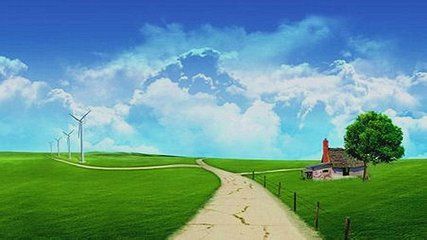
#> input picture Python_opencv/images/demo.jpg, 427 x 240 px
$ python tutorial_9_histogram.py
#> lines starting #> are read from the running program, lines starting #| are printed output that depends on the picture
#!/usr/bin/python
# -*- coding: utf-8 -*-
# Author = 'IReverser'
"""
    plot simple image histogram
"""
import cv2 as cv
import numpy as np
from matplotlib import pyplot as plt


def plot(image):
    plt.hist(image.ravel(), 256, [0, 256])
    plt.show("histogram")


def image_hist(image):
    # h, w, c = image.shape
    color = ('blue', 'green', 'red')
    for i, color in enumerate(color):
        hist = cv.calcHist([image], [i], None, [256], [0, 256])
        plt.plot(hist, color=color)
        plt.xlim([0, 256])
    plt.show()


print("--------------Hello Python ------------")
src = cv.imread("./images/demo.jpg")
#> src is the input picture: shape (240, 427, 3); mean B, G, R 146.2, 151.4, 101.3
cv.namedWindow("input image",cv.WINDOW_AUTOSIZE)
cv.imshow("input image", src)
image_hist(src)
#> in image_hist, `plt.show()`:
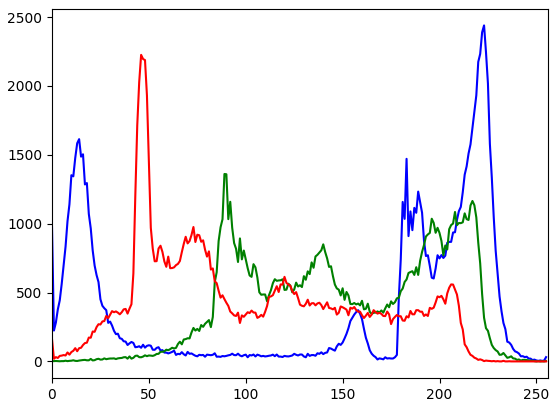
#> figure drawn by matplotlib, 1 panel; curve peaks at x = 223, y = 2440; curve peaks at x = 89, y = 1361; curve peaks at x = 46, y = 2226
cv.waitKey(0)  # 等有键输入或者1000ms后自动将窗口消除，0表示只用键输入结束窗口

cv.destroyAllWindows()
